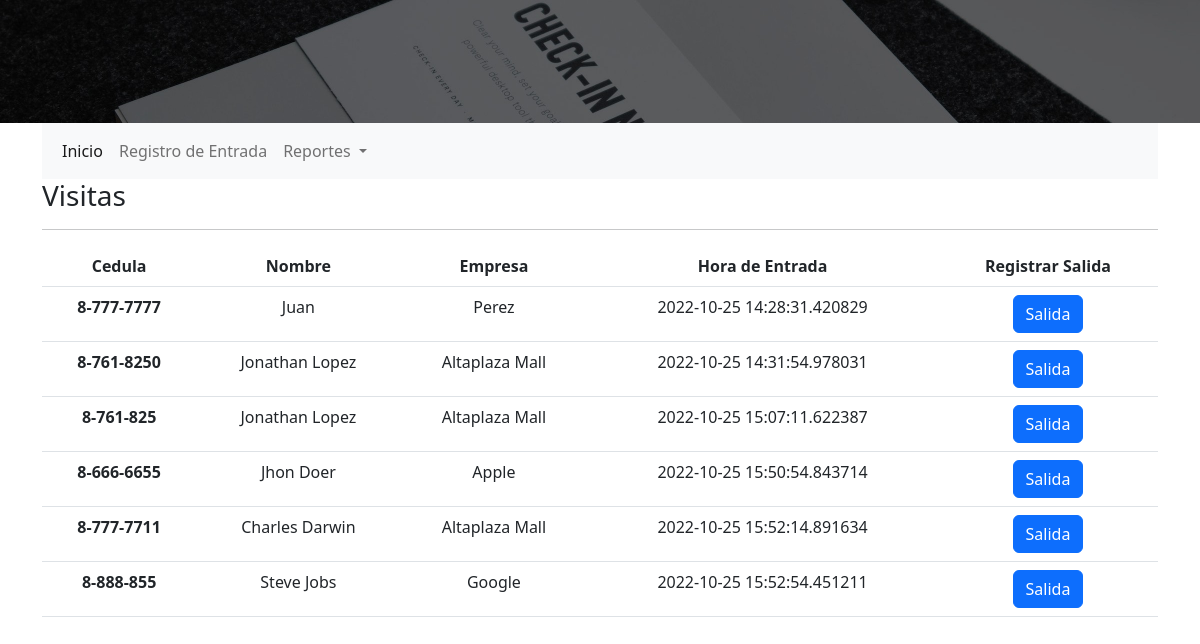
The page / on the database its author committed.
### app.py (models this page shows, shortened)
class Visitas(db.Model):
    id = db.Column(db.Integer, primary_key=True)
    cid = db.Column(db.String(20), nullable=False)
    date_in = db.Column(db.DateTime, nullable=False)
    date_out = db.Column(db.DateTime)
    status = db.Column(db.Boolean, nullable=False)

class Visitantes(db.Model):
    id = db.Column(db.Integer, primary_key=True)
    name = db.Column(db.String(250), nullable=False)
    company = db.Column(db.String(250), nullable=False)
    cid = db.Column(db.String(20), unique=True, nullable=False)
    id_image = db.Column(db.String(100), nullable=True)

### app.py (the view)
@app.route('/')
def home():
    visits = db.session.query(
         Visitas, Visitantes,
    ).filter(
         Visitas.cid == Visitantes.cid,
    ).filter(
         Visitas.status == True,
    ).all()
    return render_template('index.html', visits=visits)

### templates/index.html
{% extends "base.html" %}
{% block content %}
<h3> Visitas </h3>
<hr>
<table class="table">
    <thead>
      <tr class="text-center">
        <th scope="col">Cedula</th>
        <th scope="col">Nombre</th>
        <th scope="col">Empresa</th>
        <th scope="col">Hora de Entrada</th>
        <th scope="col">Registrar Salida</th>
      </tr>
    </thead>
    <tbody>
        {% for visit in visits %}
      <tr class="text-center">
        <th scope="row">{{ visit.Visitas.cid }}</th>
        <td>{{ visit.Visitantes.name }}</td>
        <td>{{  visit.Visitantes.company }}</td>
        <td>{{ visit.Visitas.date_in }}</td>
        <td>
          <form action="{{ url_for('register_out',id=visit.Visitas.id)}}" method="POST">
            <button type="submit" class="btn btn-primary">Salida</button>
         </form>
        </td>
      </tr>
      {% endfor %}
    </tbody>
  </table>
{% endblock %}

### templates/base.html (shortened to what this page needs)
<!DOCTYPE html>
<html lang="en">
<head>
    <link rel="stylesheet" href="{{ url_for('static', filename='css/styles.css') }}">
    <link href="https://cdn.jsdelivr.net/npm/bootstrap@5.2.1/dist/css/bootstrap.min.css" rel="stylesheet">
</head>
<body>
    <div class="header">
        <img src="{{  url_for('static', filename='img/hero.jpg')}}" class="img-fluid" alt="...">
    </div>
    <div class="container menu">
        <nav class="navbar navbar-expand-lg bg-light">
            <div class="container-fluid">
              <div class="collapse navbar-collapse" id="navbarSupportedContent">
                <ul class="navbar-nav me-auto mb-2 mb-lg-0">
                  <li class="nav-item">
                    <a class="nav-link active" aria-current="page" href="{{ url_for('home') }}">Inicio</a>
                  </li>
                  <li class="nav-item">
                    <a class="nav-link" href="{{ url_for('search') }}">Registro de Entrada</a>
                  </li>
                  <li class="nav-item dropdown">
                    <a class="nav-link dropdown-toggle" href="#" role="button" data-bs-toggle="dropdown" aria-expanded="false">
                      Reportes
                    </a>
                  </li>
                </ul>
              </div>
            </div>
          </nav>
    </div>
    <div class="container content">
        {% block content %}
        {% endblock %}
    </div>
</body>
</html>

### rows shown on the page
Visitas: Visitas.cid "8-777-7777", Visitantes.name "Juan", Visitantes.company "Perez", Visitas.date_in "2022-10-25 14:28:31.420829"
Visitas: Visitas.cid "8-761-8250", Visitantes.name "Jonathan Lopez", Visitantes.company "Altaplaza Mall", Visitas.date_in "2022-10-25 14:31:54.978031"
Visitas: Visitas.cid "8-761-825", Visitantes.name "Jonathan Lopez", Visitantes.company "Altaplaza Mall", Visitas.date_in "2022-10-25 15:07:11.622387"
Visitas: Visitas.cid "8-666-6655", Visitantes.name "Jhon Doer", Visitantes.company "Apple", Visitas.date_in "2022-10-25 15:50:54.843714"
Visitas: Visitas.cid "8-777-7711", Visitantes.name "Charles Darwin", Visitantes.company "Altaplaza Mall", Visitas.date_in "2022-10-25 15:52:14.891634"
Visitas: Visitas.cid "8-888-855", Visitantes.name "Steve Jobs", Visitantes.company "Google", Visitas.date_in "2022-10-25 15:52:54.451211"
